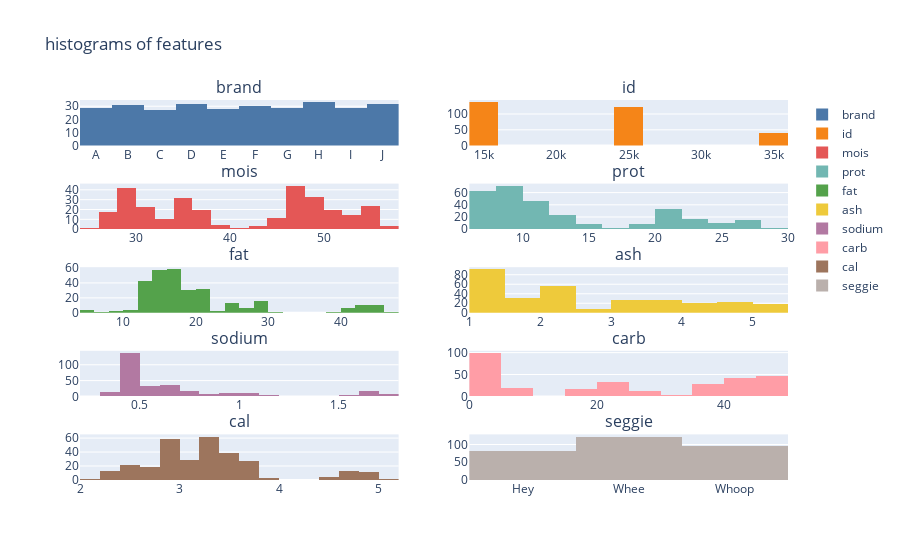

Notebook cell for this chart:
### Code cell
from plotly.subplots import make_subplots
from plotly.offline import plot, iplot

from math import ceil
from itertools import cycle


def histogram_overview(df, max_cols=2):
    max_rows=ceil(float(len(df.columns)/max_cols))
    fig = make_subplots(
        rows=max_rows, 
        cols=max_cols,
        subplot_titles=df.columns,).update_layout(
        {"title":"histograms of features"})
    
    column_cyc = cycle(iter(range(1,max_cols+1)))
    color_list = cycle(iter(px.colors.qualitative.T10))
    row=1
    
    for j in df.columns:
        col = next(column_cyc)
        fig.add_histogram(
            x=df[j].values,
            row=row, 
            col=col, 
            name=j,
            marker={"color": next(color_list)}
            
        )
        if col % max_cols == 0:
            row+=1
        col+=1
        
    return fig.update_layout({"height": 800})

fig = histogram_overview(pizza)
fig

### Figure 1 — Plotly figure (JSON) as saved in the notebook; plotly's stock layout.template omitted (floating-point values rounded to 4 significant figures; data arrays with more than 128 entries replaced by an {"elided": "..."} marker saying what was removed)
{"data": [{"marker": {"color": "#4C78A8"}, "name": "brand", "type": "histogram", "x": {"elided": "300 str values"}, "xaxis": "x", "yaxis": "y"}, {"marker": {"color": "#F58518"}, "name": "id", "type": "histogram", "x": {"elided": "300 int values"}, "xaxis": "x2", "yaxis": "y2"}, {"marker": {"color": "#E45756"}, "name": "mois", "type": "histogram", "x": {"elided": "300 float values"}, "xaxis": "x3", "yaxis": "y3"}, {"marker": {"color": "#72B7B2"}, "name": "prot", "type": "histogram", "x": {"elided": "300 float values"}, "xaxis": "x4", "yaxis": "y4"}, {"marker": {"color": "#54A24B"}, "name": "fat", "type": "histogram", "x": {"elided": "300 float values"}, "xaxis": "x5", "yaxis": "y5"}, {"marker": {"color": "#EECA3B"}, "name": "ash", "type": "histogram", "x": {"elided": "300 float values"}, "xaxis": "x6", "yaxis": "y6"}, {"marker": {"color": "#B279A2"}, "name": "sodium", "type": "histogram", "x": {"elided": "300 float values"}, "xaxis": "x7", "yaxis": "y7"}, {"marker": {"color": "#FF9DA6"}, "name": "carb", "type": "histogram", "x": {"elided": "300 float values"}, "xaxis": "x8", "yaxis": "y8"}, {"marker": {"color": "#9D755D"}, "name": "cal", "type": "histogram", "x": {"elided": "300 float values"}, "xaxis": "x9", "yaxis": "y9"}, {"marker": {"color": "#BAB0AC"}, "name": "seggie", "type": "histogram", "x": {"elided": "300 str values"}, "xaxis": "x10", "yaxis": "y10"}], "layout": {"annotations": [{"font": {"size": 16}, "showarrow": false, "text": "brand", "x": 0.225, "xanchor": "center", "xref": "paper", "y": 1, "yanchor": "bottom", "yref": "paper"}, {"font": {"size": 16}, "showarrow": false, "text": "id", "x": 0.775, "xanchor": "center", "xref": "paper", "y": 1, "yanchor": "bottom", "yref": "paper"}, {"font": {"size": 16}, "showarrow": false, "text": "mois", "x": 0.225, "xanchor": "center", "xref": "paper", "y": 0.78, "yanchor": "bottom", "yref": "paper"}, {"font": {"size": 16}, "showarrow": false, "text": "prot", "x": 0.775, "xanchor": "center", "xref": "paper", "y": 0.78, "yanchor": "bottom", "yref": "paper"}, {"font": {"size": 16}, "showarrow": false, "text": "fat", "x": 0.225, "xanchor": "center", "xref": "paper", "y": 0.56, "yanchor": "bottom", "yref": "paper"}, {"font": {"size": 16}, "showarrow": false, "text": "ash", "x": 0.775, "xanchor": "center", "xref": "paper", "y": 0.56, "yanchor": "bottom", "yref": "paper"}, {"font": {"size": 16}, "showarrow": false, "text": "sodium", "x": 0.225, "xanchor": "center", "xref": "paper", "y": 0.34, "yanchor": "bottom", "yref": "paper"}, {"font": {"size": 16}, "showarrow": false, "text": "carb", "x": 0.775, "xanchor": "center", "xref": "paper", "y": 0.34, "yanchor": "bottom", "yref": "paper"}, {"font": {"size": 16}, "showarrow": false, "text": "cal", "x": 0.225, "xanchor": "center", "xref": "paper", "y": 0.12, "yanchor": "bottom", "yref": "paper"}, {"font": {"size": 16}, "showarrow": false, "text": "seggie", "x": 0.775, "xanchor": "center", "xref": "paper", "y": 0.12, "yanchor": "bottom", "yref": "paper"}], "autosize": true, "title": {"text": "histograms of features"}, "xaxis": {"anchor": "y", "autorange": true, "domain": [0, 0.45], "range": [-0.5, 9.5], "type": "category"}, "xaxis10": {"anchor": "y10", "autorange": true, "domain": [0.55, 1], "range": [-0.5, 2.5], "type": "category"}, "xaxis2": {"anchor": "y2", "autorange": true, "domain": [0.55, 1], "range": [14000.0, 36000.0], "type": "linear"}, "xaxis3": {"anchor": "y3", "autorange": true, "domain": [0, 0.45], "range": [24, 58], "type": "linear"}, "xaxis4": {"anchor": "y4", "autorange": true, "domain": [0.55, 1], "range": [6, 30], "type": "linear"}, "xaxis5": {"anchor": "y5", "autorange": true, "domain": [0, 0.45], "range": [4, 48], "type": "linear"}, "xaxis6": {"anchor": "y6", "autorange": true, "domain": [0.55, 1], "range": [1, 5.5], "type": "linear"}, "xaxis7": {"anchor": "y7", "autorange": true, "domain": [0, 0.45], "range": [0.2, 1.8], "type": "linear"}, "xaxis8": {"anchor": "y8", "autorange": true, "domain": [0.55, 1], "range": [0, 50], "type": "linear"}, "xaxis9": {"anchor": "y9", "autorange": true, "domain": [0, 0.45], "range": [2.0, 5.2], "type": "linear"}, "yaxis": {"anchor": "x", "autorange": true, "domain": [0.88, 1], "range": [0, 34.74]}, "yaxis10": {"anchor": "x10", "autorange": true, "domain": [0, 0.12], "range": [0, 128.4]}, "yaxis2": {"anchor": "x2", "autorange": true, "domain": [0.88, 1], "range": [0, 144.2]}, "yaxis3": {"anchor": "x3", "autorange": true, "domain": [0.66, 0.78], "range": [0, 46.32]}, "yaxis4": {"anchor": "x4", "autorange": true, "domain": [0.66, 0.78], "range": [0, 74.74]}, "yaxis5": {"anchor": "x5", "autorange": true, "domain": [0.44, 0.56], "range": [0, 61.05]}, "yaxis6": {"anchor": "x6", "autorange": true, "domain": [0.44, 0.56], "range": [0, 95.79]}, "yaxis7": {"anchor": "x7", "autorange": true, "domain": [0.22, 0.34], "range": [0, 144.2]}, "yaxis8": {"anchor": "x8", "autorange": true, "domain": [0.22, 0.34], "range": [0, 104.2]}, "yaxis9": {"anchor": "x9", "autorange": true, "domain": [0, 0.12], "range": [0, 65.26]}}}
